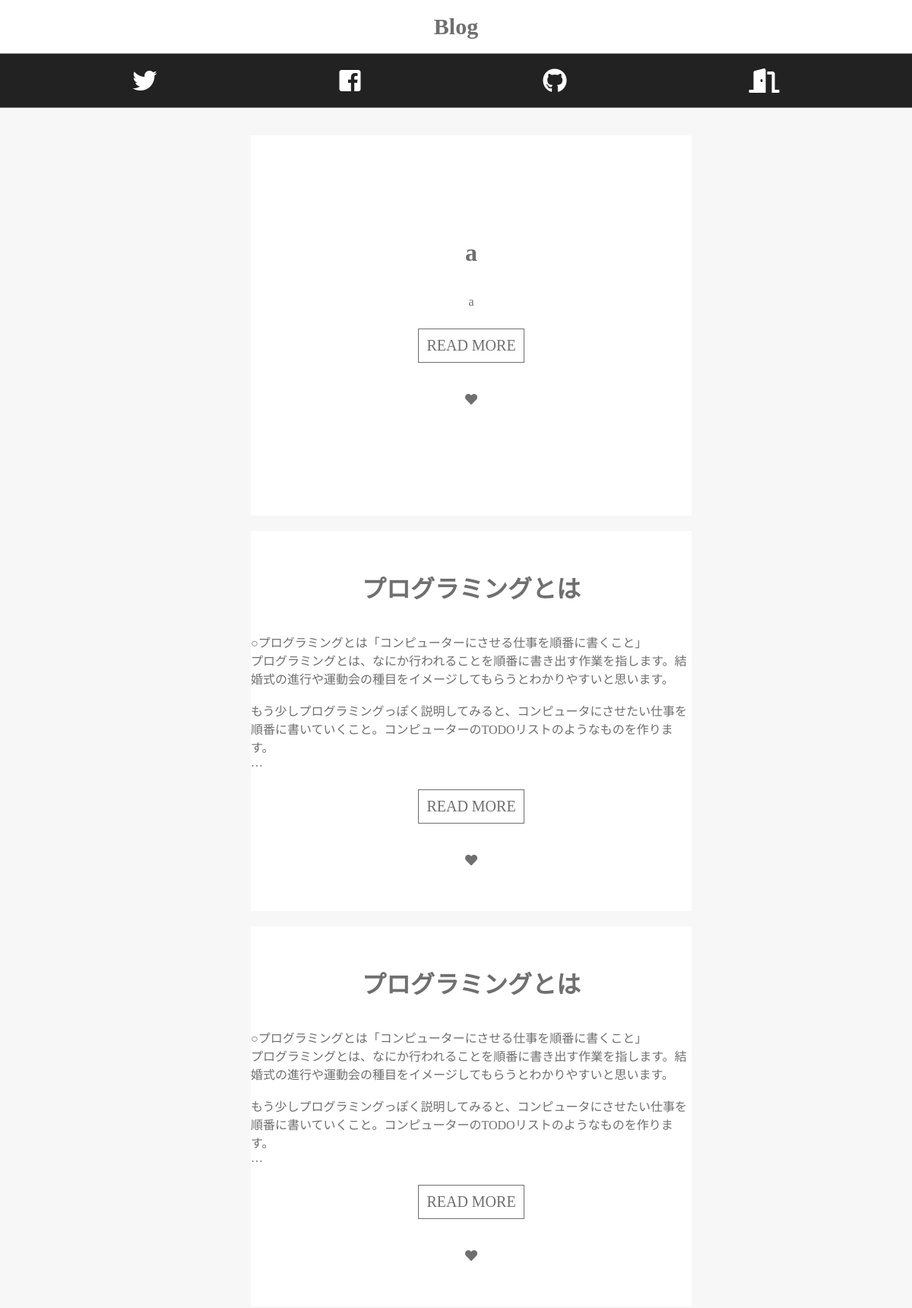
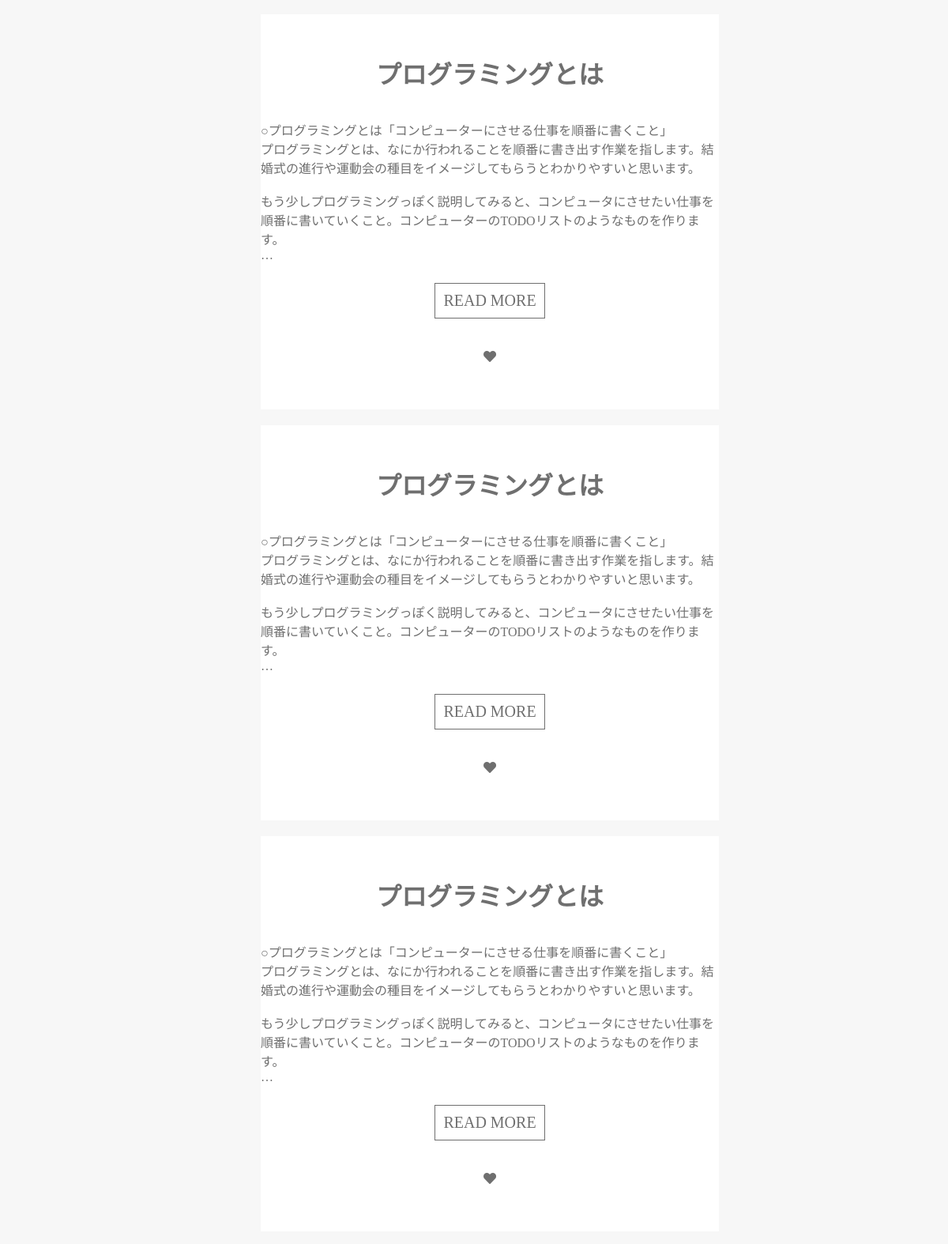
Page /not_edit_read.php (signed in) on the committed database (2 pictures, top to bottom).
### tables this page shows
CREATE TABLE `blog_table` (
  `id` int(12) NOT NULL,
  `title` varchar(128) NOT NULL,
  `body` varchar(10000) NOT NULL,
  `deadline` date NOT NULL,
  `created_at` date NOT NULL,
  `updated_at` datetime NOT NULL
);

### not_edit_read.php (the view, shortened to what this page needs)
<?php
$user_id = $_SESSION['id'];
$pdo = connect_to_db();
$sql = 'SELECT * FROM blog_table LEFT OUTER JOIN (SELECT todo_id, COUNT(id) AS cnt FROM likes_table GROUP BY todo_id) AS likes ON blog_table.id = likes.todo_id';
$stmt = $pdo->prepare($sql);
$status = $stmt->execute();
if ($status == false) {
  $error = $stmt->errorInfo();
  echo json_encode(["error_msg" => "{$error[2]}"]);
  exit();
} else {
  $result = $stmt->fetchAll(PDO::FETCH_ASSOC);
  $output = "";
  foreach ($result as $record) {
    $output .= "<li class='post'>";
    $output .= "<h1>{$record["title"]}</h1>";
    $output .= "<p style='display: -webkit-box; -webkit-box-orient: vertical; -webkit-line-clamp: 8; overflow: hidden; '>{$record["body"]}</p>";
    $output .= "<a class='read-more' href='items.php?id={$record["id"]}'>READ MORE</a>";
    $output .= "<a class='fas fa-heart' id='heart' href='like_create.php?user_id={$user_id}&todo_id={$record["id"]}' style='text-decoration: none; padding: 30px;'>{$record["cnt"]}</a>";
    $output .= "</li>";
  }
}
?>
<!DOCTYPE html>
<html lang="ja">
<head>
  <link rel="stylesheet" href="css/read.css">
  <link href="https://use.fontawesome.com/releases/v5.6.1/css/all.css" rel="stylesheet">
</head>
<body>
  <header>
    <div class="header-title">
      <p>Blog</p>
    </div>
  </header>
  <div class="container">
    <a class="fab fa-twitter fa-2x" href="https://twitter.com/taisei_ide" style="color: #fff; text-decoration: none; padding: 0 10%;"></a>
    <a class="fab fa-facebook-square fa-2x" href="https://www.facebook.com/profile.php?id=100004433554720" style="color: #fff; text-decoration: none; padding: 0 10%;"></a>
    <a class="fab fa-github fa-2x" href="https://github.com/taisei-ide-0123" style="color: #fff; text-decoration: none; padding: 0 10%;"></a>
    <a class="fas fa-door-open fa-2x" href="logout.php" style="color: #fff; text-decoration: none; padding: 0 10%;"></a>
  </div>
  <ul>
    <?= $output ?>
  </ul>
</body>
</html>

### css/read.css (style rules this page uses)
body { margin: 0; background-color: #f7f7f7; }
header { width: 100%; height: 70px; color: #6f6f6f; background-color: #fff; border-bottom: 1px solid grey; display: flex; justify-content: center; align-items: center; }
.header-title p { font-weight: bold; font-size: 30px; }
.container { width: 100%; height: 70px; color: #fff; background-color: #222; border-bottom: 1px solid grey; display: flex; justify-content: center; align-items: center; }
.container a { padding: 0, 40px; }
ul { display: flex; justify-content: center; align-items: center; flex-direction: column-reverse; }
.post { list-style: none; width: 50%; height: 500px; background: #fff; display: flex; justify-content: center; align-items: center; flex-direction: column; color: #6f6f6f; margin-top: 20px; }
.read-more { text-decoration: none; color: #6f6f6f; font-size: 20px; border: 1px solid #6f6f6f; margin: 10px; padding: 10px; }
#heart { color: #6f6f6f; }

### rows in the picture
blog_table: title "プログラミングとは", body "○プログラミングとは「コンピューターにさせる仕事を順番に書くこと」 プログラミングとは、なにか行われることを順番に書き出す作業を指します。結婚式の進行や運動会の種目をイメージしてもらうとわかりやすいと思います。 もう少しプログラミングっぽく説明してみると、コンピュータにさせたい仕事を順番に書いていくこと。コンピューターのTODOリストのようなものを作ります。"
blog_table: title "プログラミングとは", body "○プログラミングとは「コンピューターにさせる仕事を順番に書くこと」 プログラミングとは、なにか行われることを順番に書き出す作業を指します。結婚式の進行や運動会の種目をイメージしてもらうとわかりやすいと思います。 もう少しプログラミングっぽく説明してみると、コンピュータにさせたい仕事を順番に書いていくこと。コンピューターのTODOリストのようなものを作ります。"
blog_table: title "プログラミングとは", body "○プログラミングとは「コンピューターにさせる仕事を順番に書くこと」 プログラミングとは、なにか行われることを順番に書き出す作業を指します。結婚式の進行や運動会の種目をイメージしてもらうとわかりやすいと思います。 もう少しプログラミングっぽく説明してみると、コンピュータにさせたい仕事を順番に書いていくこと。コンピューターのTODOリストのようなものを作ります。"
blog_table: title "プログラミングとは", body "○プログラミングとは「コンピューターにさせる仕事を順番に書くこと」 プログラミングとは、なにか行われることを順番に書き出す作業を指します。結婚式の進行や運動会の種目をイメージしてもらうとわかりやすいと思います。 もう少しプログラミングっぽく説明してみると、コンピュータにさせたい仕事を順番に書いていくこと。コンピューターのTODOリストのようなものを作ります。"
blog_table: title "プログラミングとは", body "○プログラミングとは「コンピューターにさせる仕事を順番に書くこと」 プログラミングとは、なにか行われることを順番に書き出す作業を指します。結婚式の進行や運動会の種目をイメージしてもらうとわかりやすいと思います。 もう少しプログラミングっぽく説明してみると、コンピュータにさせたい仕事を順番に書いていくこと。コンピューターのTODOリストのようなものを作ります。"
blog_table: title "a", body "a"
